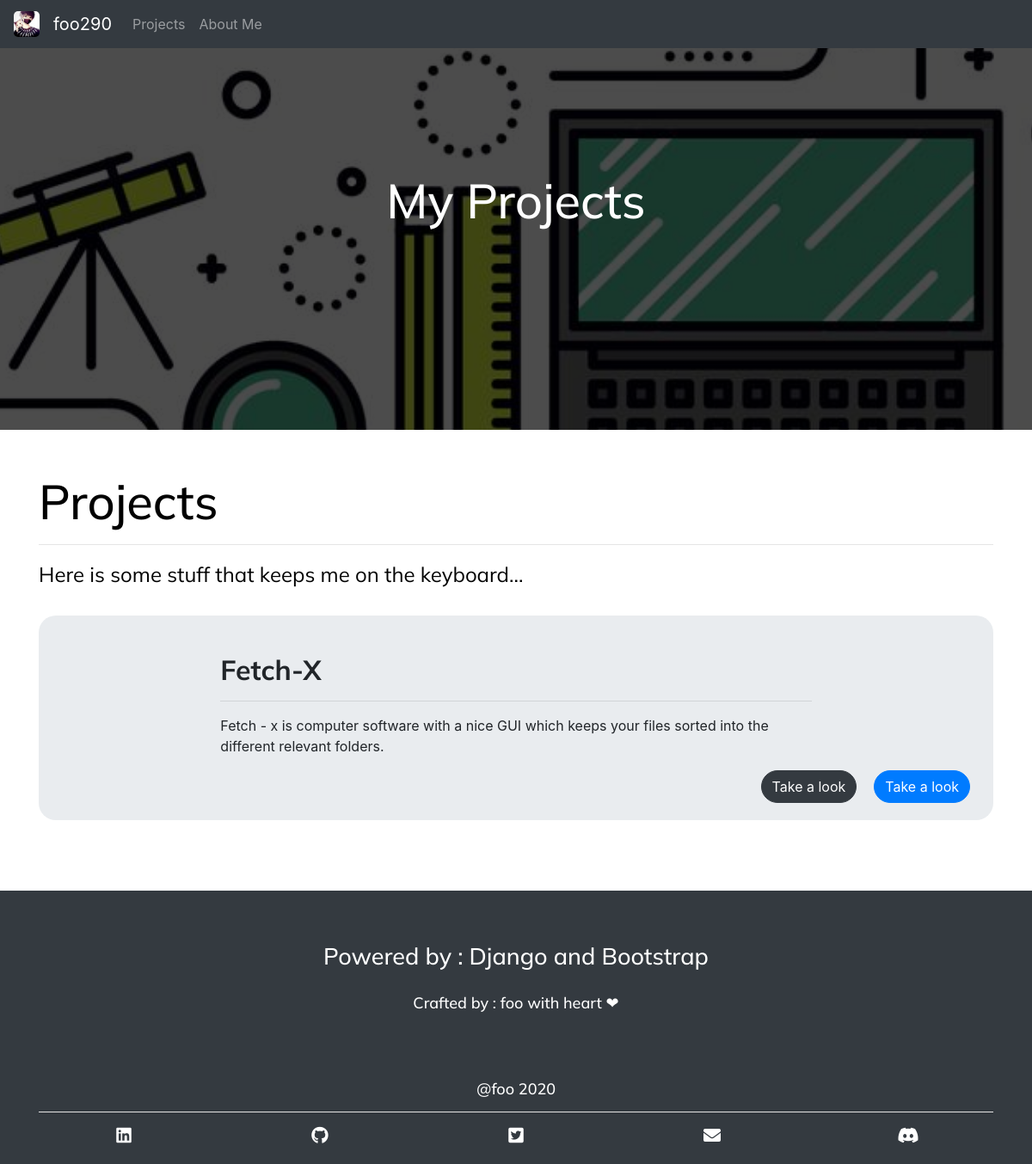
/projects/, run on the app's committed database.
### projects_sec/models.py (models this page shows, shortened)
class Projects_cover_info(models.Model):
    user = models.ManyToManyField(User)
    cover_name = models.CharField(max_length = 50)
    cover_image = models.ImageField(default='default.jpg', upload_to='projects_cvr')
    page_heading = models.CharField(max_length=100)
    page_subheading = models.TextField()

class Projects(models.Model):
    thumbnail = models.ImageField(default='default.jpg', upload_to='projects_thumbnails')
    project_title = models.CharField(max_length=100)
    project_summary = models.TextField()
    github_link = models.CharField(max_length=500, blank=True,null=True)
    post_link = models.CharField(max_length=500, blank=True,null=True)

### landing_page/views.py (the view)
# urls.py: path('projects/', views.projects, name = 'My-Projects'),
def projects(request):
    context_dic = {
        'cover':Projects_cover_info.objects.first(),
        'projects' : Projects.objects.all(),
        'fancy_name':navbar_name
    }
    return render(request, 'landing_page/projects.html',context=context_dic)

### templates/landing_page/projects.html (shortened to what this page needs)
{% extends "landing_page/base.html" %}
{% load static %}
{% block content %}
<div class="true-transparent">
    <div class="container" style="border: 0px solid red; padding-top: 200px;">
        <h1 class="true-transparent-heading" style="text-align: center;">{{cover.cover_name}}</h1>
    </div>
</div>
<div style="background-color: white; width: auto; height: auto; padding-bottom: 50px; padding-top: 50px; border: 0px solid green;">
    <div class="container" style="border: 0px solid red;">
        <h1 class="true-transparent-heading" style="color: black;">{{cover.page_heading}}</h1> <hr>
    </div>
    <div class="container" style="border: 0px solid blue;">
        <span class="true-transparent-subheading" style="color: black; border: 0px solid green;">
            {{cover.page_subheading}}
        </span>
    </div>
    <div class="container" style="height: auto; margin-top: 30px; border: 0px solid black;">
        <div class="row">
            <div class="col">
                {%for project in projects%}
                    <div class="jumbotron " style="padding-top: 20px; padding-bottom: 20px; border-radius: 20px;">
                        <div class="row justify-content-center" style="border: 0px solid blue;">
                            <div class="col-xs-8 col-xl-8 col-md-8 col-sm-12"  style="border: 0px solid red;">
                                <span style="padding-left: 20px;">
                                    <h2 class="google-fonts" style="font-weight: bold;">{{project.project_title}}</h2> <hr>
                                    <p>
                                        {{project.project_summary}}
                                    </p>
                                </span>
                            </div>
                        </div>
                        <div class="row" style="border: 0px solid red;">
                            <div class="col" style="border: 0px solid blue;">
                                <div class="row justify-content-end">
                                    <a href="{%url  'My-Projects'%}" class="btn btn-dark" style="border-radius: 20px; margin-left: 10px; margin-right: 10px;">Take a look</a>
                                    <a href="{%url  'My-Projects'%}" class="btn btn-primary" style="border-radius: 20px; margin-left: 10px; margin-right: 10px;">Take a look</a>
                                </div>
                            </div>
                        </div>
                    </div>
                {%endfor%}
            </div>
        </div>
    </div>
</div>
{% endblock content %}

### data on the page
Projects_cover_info: cover_name "My Projects", page_heading "Projects", page_subheading "Here is some stuff that keeps me on the keyboard..."
Projects: project_title "Fetch-X", project_summary "Fetch - x is computer software with a nice GUI which keeps your files sorted into the different relevant folders."

### other printed values
{{ fancy_name }} "foo290"
